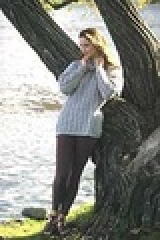
#> input picture resources/181091_xs.jpg, 80 x 120 px, shrunk from 150 x 225 before the run (shown 2 times larger); its folder holds 5 pictures in this run
$ python main.py
#> lines starting #> are read from the running program, lines starting #| are printed output that depends on the picture
import time
import cv2
import numpy as np
import scipy.io
from skimage import io, color
import matplotlib.pyplot as plt
import progressbar
from threading import Thread
from mpl_toolkits.mplot3d import Axes3D


def plot_data_points_and_peaks(data, model):
    fig = plt.figure()
    ax = fig.add_subplot(111, projection='3d')
    ax.scatter(data[0, np.where(model.labels == 0)], data[1, np.where(model.labels == 0)],
               data[2, np.where(model.labels == 0)], c="lightblue")
    ax.scatter(data[0, np.where(model.labels == 1)], data[1, np.where(model.labels == 1)],
               data[2, np.where(model.labels == 1)], c="lightgreen")
    peaks = np.array(model.peaks).reshape(len(model.peaks), 3).T
    ax.scatter(peaks[0], peaks[1], peaks[2], c="red")
    plt.show()


def get_3d_representation(image):
    """
    Convert the image to lab colors. Create an image_array numpy array with size 3.
    :param image: Image read from cv2
    :return: Array representation of image
    """
    image = color.rgb2lab(image)
    image_array = np.zeros((3, image.shape[0] * image.shape[1]))
    l, a, b = cv2.split(image)
    image_array[0, :] = l.flatten()
    image_array[1, :] = a.flatten()
    image_array[2, :] = b.flatten()

    return image_array


def get_5d_representation(image):
    """
    Convert the image to lab colors. Create an image_array numpy array with size 5, width, height.
    :param image: Image read from cv2
    :return: Array representation of image
    """
    image = color.rgb2lab(image)
    image_array = np.zeros((5, image.shape[0] * image.shape[1]))
    l, a, b = cv2.split(image)
    image_array[0, :] = l.flatten()
    image_array[1, :] = a.flatten()
    image_array[2, :] = b.flatten()
    image_array[3, :] = np.tile(np.array(range(0, image.shape[0])), image.shape[1]).flatten()
    image_array[4, :] = np.tile(np.array(range(0, image.shape[1])), image.shape[0]).flatten()

    return image_array


class MeanShiftSegmentation:
    def __init__(self, data, radius, c):
        """
        Assigns data and radius
        Initiates a threshold and a conversion threshold, an empty list to save peaks,
        an vector of labels with default value -1
        :param data:
        :param radius:
        """
        self.data = data
        self.radius = radius
        self.c = c
        self.conversion_threshold = self.radius / 2
        self.threshold = 0.01  # 0.01
        self.peaks = []
        # Initiate labels with -1 values indicating that there is no label assigned yet
        self.labels = np.ones(data.shape[1]) * -1

    def find_peak(self, previous_data_point):
        """
        Applies iterative process that based on a sphere of data generated by a radius
        it finds the mean point and then shifts the sphere to the new mean point until the
        sphere stops moving.
        :param previous_data_point:
        :return mean_data_point: Peak found
        """
        points_keys, distances = self.get_data_in_radius_from_point(previous_data_point)
        mean_data_point = np.mean(self.data[:, points_keys], axis=1)
        while not self.converged(mean_data_point, previous_data_point):
            previous_data_point = mean_data_point
            points_keys, distances = self.get_data_in_radius_from_point(mean_data_point)
            mean_data_point = np.mean(self.data[:, points_keys], axis=1)

        return mean_data_point

    def find_peak_opt(self, previous_data_point):
        """
        Finds peak point as find_peak but also returns the points that should be associated with the label
        defined by this peak according to the speedups.
        :param previous_data_point:
        :return mean_data_point, points_in_radius: Peak found and points at range
        """
        # Creating an array of the same feature size as data with False default value indicating that
        # no feature should be associated with label.
        points_to_be_associated = np.full((self.data.shape[1],), False, dtype=bool)

        points_keys, distances = self.get_data_in_radius_from_point(previous_data_point)
        mean_data_point = np.mean(self.data[:, points_keys], axis=1)

        while not self.converged(mean_data_point, previous_data_point):
            previous_data_point = mean_data_point

            # Get the new points inside the sphere
            points_keys, distances = self.get_data_in_radius_from_point(mean_data_point)

            # Second optimization. Take the points in range radius/c
            points_keys_2 = np.argwhere(distances < self.radius / self.c)

            # Second optimization Save the path of the algorithm
            points_to_be_associated[points_keys_2] = True

            # Recalculate mean point
            mean_data_point = np.mean(self.data[:, points_keys], axis=1)

        # In the existing point keys also add the data in radius distance from the last mean point.
        # as instructed by the first optimization
        points_to_be_associated[points_keys] = True
        return mean_data_point, points_keys

    def mean_shift(self):
        """
        Mean shift implementation, iterates over data points and for each one it finds
        the peak and assigns the approriate label.
        """
        start_time = time.time()
        print("Running mean shift algorithm")
        for i in progressbar.progressbar(range(self.data.shape[1]), redirect_stdout=True):
            peak = self.find_peak(self.data[:, i].reshape(self.data.shape[0], 1))
            self.labels[i] = self.get_label_for_point(peak)

        print("\rPeaks found: {0}, Exec Time Mean Shift: {1:.2f} seconds"
              .format(len(self.peaks), time.time() - start_time))

    def mean_shift_opt(self):
        """
        Optimized mean shift algorithm applying optimization of basin of attraction and
        points along the search path association with the converged peak.
        """
        start_time = time.time()
        print("Running mean shift algorithm optimized")
        find_peaks_called = 0
        for i in progressbar.progressbar(range(self.data.shape[1]), redirect_stdout=True):
            if self.labels[i] == -1:
                peak, points_in_radius = self.find_peak_opt(self.data[:, i].reshape(self.data.shape[0], 1))
                self.labels[i] = self.get_label_for_point(peak)
                self.labels[points_in_radius] = self.labels[i]
                find_peaks_called += 1

        print("\rPeaks found: {0}, Exec Time Optimized Mean Shift: {1:.2f} seconds, Called find peaks: {2:.2f}%"
              .format(len(self.peaks), time.time() - start_time, find_peaks_called / self.data.shape[1] * 100))

    def get_data_in_radius_from_point(self, cluster_point):
        """
        Retrieves distances of all data points from specific point, then returns the indices
        of the points that have a distance less than the radius, but also the distances from the points.
        The latter one is later used in findPeak for optimization reasons
        :param cluster_point: Center of sphere
        :return points_in_range, distances:
        """
        distances_from_point = np.linalg.norm(cluster_point - self.data, axis=0)
        return np.argwhere(distances_from_point < self.radius), distances_from_point

    def converged(self, mean_data_point, previous_data_point):
        """
        Checks if the mean data point is close enough to the previous mean data point
        and returns true if it is less than the threshold.
        :param mean_data_point: Current center of sphere
        :param previous_data_point: Previous center of sphere
        :return True or False: True if it converged, False if not
        """
        return np.linalg.norm(mean_data_point - previous_data_point) < self.threshold

    def get_label_for_point(self, new_peak):
        """
        Searches if the new_peak found already exists in the peaks list by
        using a threshold between the values. If the peak exists it returns the index
        of the peak, otherwise adds the peak to the list and returns last index.
        :param new_peak: New peak found for this point
        :return index of peak: Index of the peak in the peaks list
        """
        # peaks_array = np.array(self.peaks)
        for peak_idx in range(len(self.peaks)):
            if (np.abs(new_peak - self.peaks[peak_idx]) < self.conversion_threshold).all():
                return peak_idx

        self.peaks.append(new_peak)

        return len(self.peaks) - 1


def run_mean_shift_on_test_dataset():
    """
    Debugs the algorithm by using the test dataset provided in the
    description of the assignment, and prints the data representation
    and the peaks found. Runs both with no optimization and with optimization
    to print time difference.
    """
    radius = 2
    c = 4

    # Read debug data
    data = np.array(scipy.io.loadmat('../resources/pts.mat')['data'])
#> (reads src/pts.mat from the repository)

    # Run Without Optimization
    image_seg = MeanShiftSegmentation(data, radius, c)
    image_seg.mean_shift()

    # Run With Optimization
    image_seg_opt = MeanShiftSegmentation(data, radius, c)
    image_seg_opt.mean_shift_opt()

    # Plot data points
    plot_data_points_and_peaks(data, image_seg_opt)
#> in plot_data_points_and_peaks, `plt.show()`:
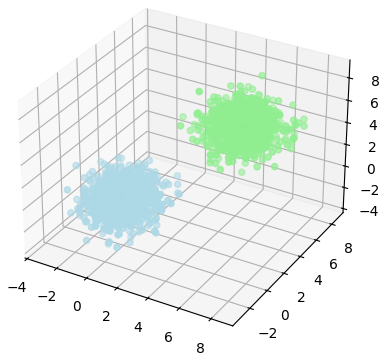
#> figure drawn by matplotlib, 1 panel


def run_mean_shift_on_image(filename, radius, c, five_dimensions=False, show_images=False):
    """
    Runs the mean shift algorithm on images. The filename defines the image
    that we want to segment, located inside the resources folder. It runs
    using the optimized version of mean shift and then creates an empty image
    and by using the labels array from the segmentation algorithm it prints
    the segments of the image on the overlay.
    """
#> called with filename = '181091_xs.jpg', radius = 24, c = 2, five_dimensions = False, show_images = False
    # Read image
    image = cv2.imread("../resources/" + filename)
#> image is the input picture: shape (120, 80, 3); mean B, G, R 127.7, 134.5, 133.1

    if five_dimensions:
        image_array = get_5d_representation(image)
    else:
        image_array = get_3d_representation(image)
#> in get_3d_representation, `image = color.rgb2lab(image)`: image: shape (120, 80, 3) float64; mean of channels 0, 1, 2 53.9, -2.6, 0.1
#> in get_3d_representation, `l, a, b = cv2.split(image)`:
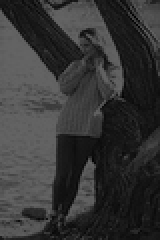
#> l: shape (120, 80) float64 (shown 2 times larger); min 1.85, max 100, mean 53.9
#> in get_3d_representation, `l, a, b = cv2.split(image)`:
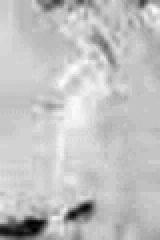
#> a: shape (120, 80) float64 (shown 2 times larger); min -34.49, max 7.31, mean -2.65; drawn with min black and max white
#> in get_3d_representation, `l, a, b = cv2.split(image)`:
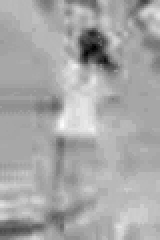
#> b: shape (120, 80) float64 (shown 2 times larger); min -23.36, max 12.2, mean 0.0808; drawn with min black and max white

    # Run With Optimization on the image_array
    image_seg_opt = MeanShiftSegmentation(image_array, radius, c)
    image_seg_opt.mean_shift_opt()
#> the loop in mean_shift_opt (call 2), `for i in progressbar.progressbar(range(self.data.shape[1]), redirect_s..` made 9600 passes
#> peak on passes 1, 21, 22, 25, 27, 28, 30, 32, 33, 40, 41, 42: [25.99, -2.82, 0.438], [90.71, -1.44, -0.119], [90.71, -1.44, -0.119], [90.71, -1.44, -0.119], [90.71, -1.44, -0.119], [90.71, -1.44, -0.119], [90.71, -1.44, -0.119], [90.71, -1.44, -0.119], [25.99, -2.82, 0.438], [90.71, -1.44, -0.119], [90.71, -1.44, -0.119], [90.71, -1.44, -0.119]
#> peak on passes 64, 66, 71, 72, 73, 74: [25.99, -2.82, 0.438], [90.71, -1.44, -0.119], [90.71, -1.44, -0.119], [90.71, -1.44, -0.119], [90.71, -1.44, -0.119], [25.99, -2.82, 0.438]

    # Create an empty overlay array to be used for the segmented image
    overlay = np.zeros((3, image_seg_opt.labels.shape[0]))

    # For each of the segments replace all features having this label
    # with the l,a,b values of the peak for this label.
    for segment in np.unique(image_seg_opt.labels):
        overlay[:, image_seg_opt.labels == segment] = image_seg_opt.peaks[int(segment)][:3]
#> this loop made 2 passes

    # Merge the layers back, Unflatten the array and convert back to rgb
    overlay = cv2.merge((overlay[0, :], overlay[1, :], overlay[2, :]))
    overlay = overlay.reshape(image.shape[0], image.shape[1], 3)
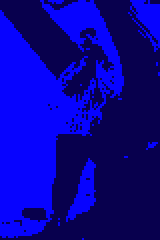
#> overlay: shape (120, 80, 3) float64 (shown 2 times larger); mean B, G, R 53.8, -2.2, 0.2; drawn with min black and max white
    overlay = color.lab2rgb(overlay)
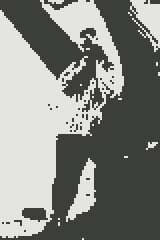
#> overlay: shape (120, 80, 3) float64 (shown 2 times larger); mean B, G, R 0.508, 0.527, 0.521

    # Save the image to skip resegmenting and show it if user asked for it.
    cv2.imwrite("../out/{0}_rad_{1}_c_{2}{3}.jpg"
                .format(filename.split(".")[0], radius, c, ("_5d" if five_dimensions else "")), overlay * 255)
    if show_images:
        cv2.imshow('Original Image', image)
        cv2.imshow('Segmented Image', overlay)
        cv2.waitKey(0)
        cv2.destroyAllWindows()


if __name__ == "__main__":
    # Uncomment to run on the test data
    run_mean_shift_on_test_dataset()

    # [11 lines of commented-out code are left out]
    run_mean_shift_on_image("181091_xs.jpg", radius=24, c=2, five_dimensions=False, show_images=False)
